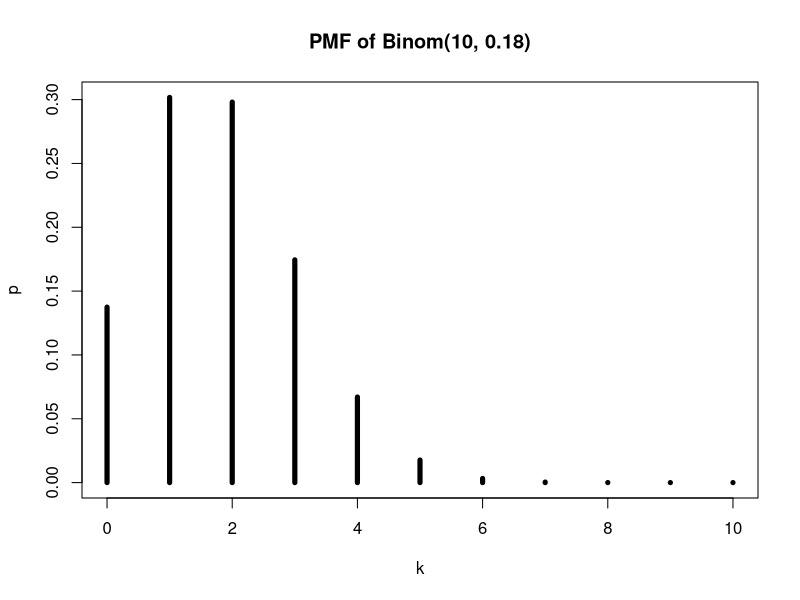

Recreate this plot in R.
## ---- chunk 1

result_1 <- rbinom(10000, 10, 3/10)
expectation_1 <- mean(result_1)
expectation_1

## ---- chunk 2

result_2 <- dbinom(0:10, 10, 0.18)
plot(0:10, result_2, type = "h", lwd = 5,
     main = "PMF of Binom(10, 0.18)",
     xlab = "k",
     ylab = "p")

## ---- chunk 3

greater_15 <- function(){
  result_3 <- sample(1:6, 15, replace = T)
  sum <- cumsum(result_3)
  g_15 <- which(sum > 15)
  return(g_15[1])
}

outcomes <- replicate(10000, greater_15())
mean(outcomes)

